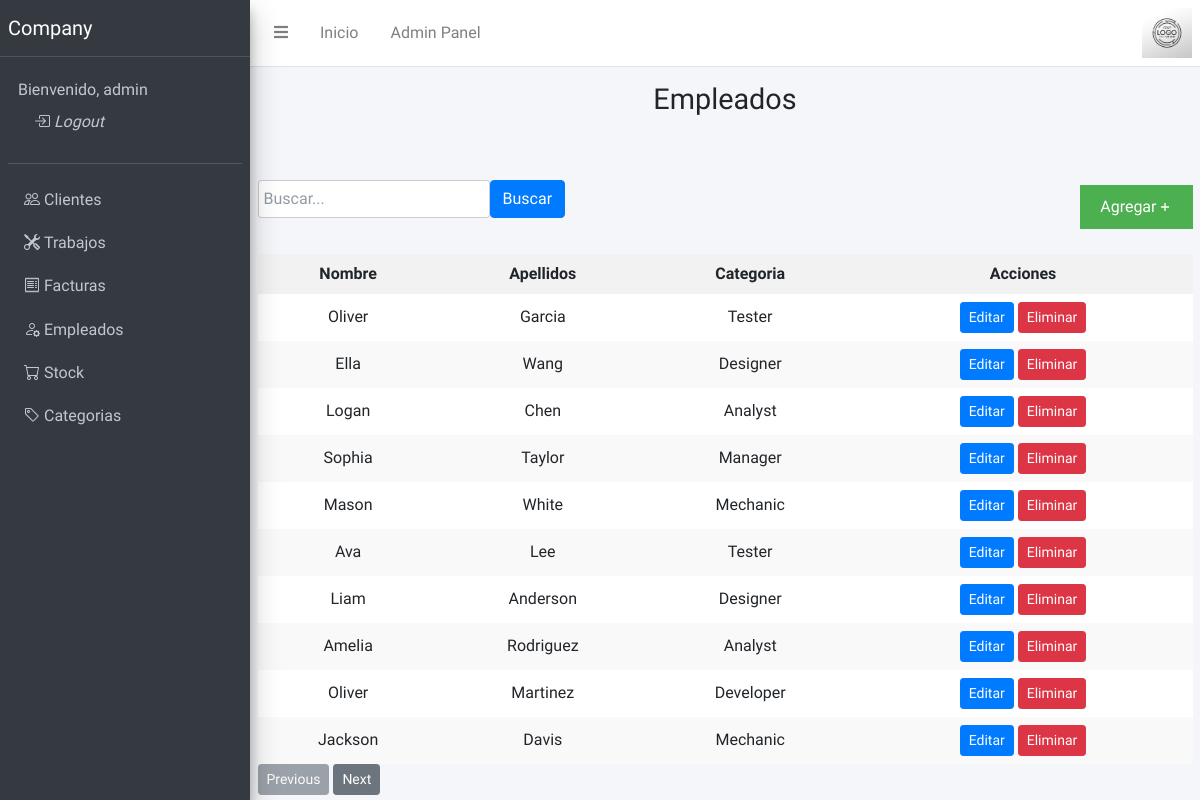
Page /management/employees/ (signed in) on the committed database.
### management/models.py (models this page shows, shortened)
class Employee(models.Model):
    name = models.CharField(max_length=100, blank=False, null=True, verbose_name='Name')
    last_name = models.CharField(max_length=100, blank=False, null=True, verbose_name='Last Name')
    category = models.CharField(max_length=100, blank=False, null=True, verbose_name='Category')
    class Meta:
        db_table = 'employees'
        verbose_name = 'Employee'
        verbose_name_plural = 'Employees'
        ordering = ['-id']

### management/views.py (the view)
# urls.py: path('employees/', EmployeeListView.as_view(), name='employees'),
class EmployeeListView(LoginRequiredMixin,PermissionRequiredMixin,ListView):
    model = Employee
    template_name = 'employees_list.html'
    context_object_name = 'employees'
    login_url = 'website:login'
    permission_required = 'management.view_employee'
    def get_queryset(self):
        queryset = super().get_queryset()
        search_query = self.request.GET.get('search')
        if search_query:
            queryset = queryset.filter(
                Q(name__icontains=search_query) |
                Q(last_name__icontains=search_query) |
                Q(category__icontains=search_query)
            )
        return queryset

### management/templates/employees_list.html (shortened to what this page needs)
{% extends 'base.html' %}
{% load static %}
{% block headerpage %}
Empleados
{% endblock %}
{% block content %}
<div class="container-fluid mt-5">
    <div class="table-header">
        <div class="search-container">
            <form method="GET" action="{% url 'management:invoices' %}">
                <div class="form-group">
                    <input type="text" class="form-control" name="search" placeholder="Buscar...">
                    <button type="submit" class="btn btn-primary">Buscar</button>
                </div>
            </form>
        </div>
        <div class="add-button">
            <button>
                <a href={%url 'management:add_employee' %} style="color:white">Agregar</a>
                <svg xmlns="http://www.w3.org/2000/svg" fill="none" viewBox="0 0 24 24" stroke="currentColor">
                    <path strokeLinecap="round" strokeLinejoin="round" strokeWidth="2" d="M12 6v6m0 0v6m0-6h6m-6 0H6" />
                </svg>
            </button>
        </div>
    </div>
    <div class="table-responsive">
        <table>
            <thead>
                <tr>
                    <th scope="col" style="text-align: center;">Nombre</th>
                    <th scope="col" style="text-align: center;">Apellidos</th>
                    <th scope="col" style="text-align: center;">Categoria</th>
                    <th scope="col" style="text-align: center;">Acciones</th>
                </tr>
            </thead>
            <tbody>
                {% for employee in employees %}
                <tr>
                    <td style="text-align: center;">{{ employee.name }}</td>
                    <td style="text-align: center;">{{ employee.last_name }}</td>
                    <td style="text-align: center;">{{ employee.category }}</td>
                    <td style="text-align: center;">
                        <a href="{% url 'management:update_employee' employee.id %}" class="btn btn-primary btn-sm">Editar</a>
                        <a href="{% url 'management:delete_employee' employee.id %}" class="btn btn-danger btn-sm">Eliminar</a>
                    </td>
                </tr>
                {% empty %}
                <tr>
                    <td colspan="9" style="text-align: center;">No se encontraron empleados.</td>
                </tr>
                {% endfor %}
            </tbody>
        </table>
    </div>
    <div class="pagination-container">
        <button id="prev-page-btn" class="btn btn-secondary btn-sm">Previous</button>
        <button id="next-page-btn" class="btn btn-secondary btn-sm">Next</button>
    </div>
</div>
{% endblock %}

### templates/base.html (shortened to what this page needs)
{% load static %}
<!DOCTYPE html>
<html lang="en">
<head>
    <link rel="stylesheet" href="{% static 'plugins/fontawesome-free/css/all.min.css' %}">
    <link rel="stylesheet" href="{% static 'dist/css/adminlte.min.css' %}">
    <link rel="stylesheet" href="https://cdn.jsdelivr.net/npm/bootstrap-icons@1.10.5/font/bootstrap-icons.css">
    <link rel="stylesheet" href="{% static 'css/customstyles.css' %}">
</head>
<body class="hold-transition sidebar-mini">
    <div class="wrapper">
        <nav class="main-header navbar navbar-expand navbar-white navbar-light">
            <ul class="navbar-nav">
                <li class="nav-item">
                    <a class="nav-link" data-widget="pushmenu" href="#" role="button"><i class="fas fa-bars"></i></a>
                </li>
                <li class="nav-item d-none d-sm-inline-block">
                    <a href="{% url 'website:index' %}" class="nav-link">Inicio</a>
                </li>
                {% if user.is_authenticated and user.is_superuser %}
                    <li class="nav-item d-none d-sm-inline-block">
                        <a href="{% url 'admin:index' %}" class="nav-link">Admin Panel</a>
                    </li>
                {% endif %}
            </ul>
            <ul class="navbar-nav ml-auto">
                <img src="{% static 'dist/img/logo.png' %}" alt="Top Cauchos Logo" style="height: 50px;">
            </ul>
        </nav>
        <aside class="main-sidebar sidebar-dark-primary elevation-4">
            <a href="{% url 'website:index' %}" class="brand-link">
                <span class="brand-text font-weight-light">Company</span>
            </a>
            <div class="sidebar">
                <div class="user-panel mt-3 pb-3 mb-3 d-flex">
                    <div class="info">
                        <a href="#" class="d-block">Bienvenido, {{ user.username }}<a href="{% url 'website:logout' %}" class="nav-link"><i class="bi bi-box-arrow-in-right"> Logout</i></a></a>
                    </div>
                </div>
                <nav class="mt-2">
                    <ul class="nav nav-pills nav-sidebar flex-column" data-widget="treeview" role="menu"
                        data-accordion="false">
                        <li class="nav-item">
                            <a href="{% url 'clients:clients' %}" class="nav-link">
                                <i class="bi bi-people"></i>
                                <p href="{% url 'clients:clients' %}">Clientes</p>
                            </a>
                        </li>
                        <li class="nav-item">
                            <a href="{% url 'jobs:jobs' %}" class="nav-link">
                                <i class="bi bi-tools"></i>
                                <p href="{% url 'jobs:jobs' %}">Trabajos</p>
                            </a>
                        </li>
                        <li class="nav-item">
                            <a href="{% url 'management:invoices' %}" class="nav-link">
                                <i class="bi bi-receipt"></i>
                                <p href="{% url 'management:invoices' %}">Facturas</p>
                            </a>
                        </li>
                        <li class="nav-item">
                            <a href="{% url 'management:employees' %}" class="nav-link">
                                <i class="bi bi-person-gear"></i>
                                <p href="{% url 'management:employees' %}">Empleados</p>
                            </a>
                        </li>
                        <li class="nav-item">
                            <a href="{% url 'management:products' %}" class="nav-link">
                                <i class="bi bi-cart"></i>
                                <p href="{% url 'management:products' %}">Stock</p>
                            </a>
                        </li>
                        <li class="nav-item">
                            <a href="{% url 'management:categories' %}" class="nav-link">
                                <i class="bi bi-tag"></i>
                                <p href="{% url 'management:categories' %}">Categorias</p>
                            </a>
                        </li>
                    </ul>
                </nav>
            </div>
        </aside>
        <div class="content-wrapper">
            <div class="content-header">
                <div class="container-fluid">
                    <div>
                        <div>
                            <h1 class="m-0" style="text-align: center;">{% block headerpage %}{% endblock %}</h1>
                        </div>
                    </div>
                </div>
            </div>
            {% block content %}{% endblock %}
        </div>
    </div>
</body>
</html>

### static/css/customstyles.css (style rules this page uses)
body, h1, h2, h3, p, ul, li { margin: 0; padding: 0; }
html, body, .container { height: 100%; }
.table-responsive { overflow-x: auto; }
table { width: 100%; border-collapse: collapse; background-color: #fff; }
th, td { text-align: left; padding: 8px; }
th { background-color: #f2f2f2; }
tr:nth-child(even) { background-color: #f9f9f9; }
.table-header { display: flex; justify-content: space-between; align-items: center; margin-bottom: 20px; }
.add-button button { padding: 10px 20px; background-color: #4CAF50; color: white; border: none; cursor: pointer; display: flex; align-items: center; }
.add-button button svg { width: 16px; height: 16px; stroke-width: 2; vertical-align: middle; }
.search-container { margin-right: 10px; }
.search-container .form-group { display: flex; align-items: center; }
.search-container input { padding: 5px; border: 1px solid #ccc; border-radius: 3px; }

### rows in the picture
Employee: name "Oliver", last_name "Garcia", category "Tester"
Employee: name "Ella", last_name "Wang", category "Designer"
Employee: name "Logan", last_name "Chen", category "Analyst"
Employee: name "Sophia", last_name "Taylor", category "Manager"
Employee: name "Mason", last_name "White", category "Mechanic"
Employee: name "Ava", last_name "Lee", category "Tester"
Employee: name "Liam", last_name "Anderson", category "Designer"
Employee: name "Amelia", last_name "Rodriguez", category "Analyst"
Employee: name "Oliver", last_name "Martinez", category "Developer"
Employee: name "Jackson", last_name "Davis", category "Mechanic"

### other values in the picture
{{ user.username }} "admin"
